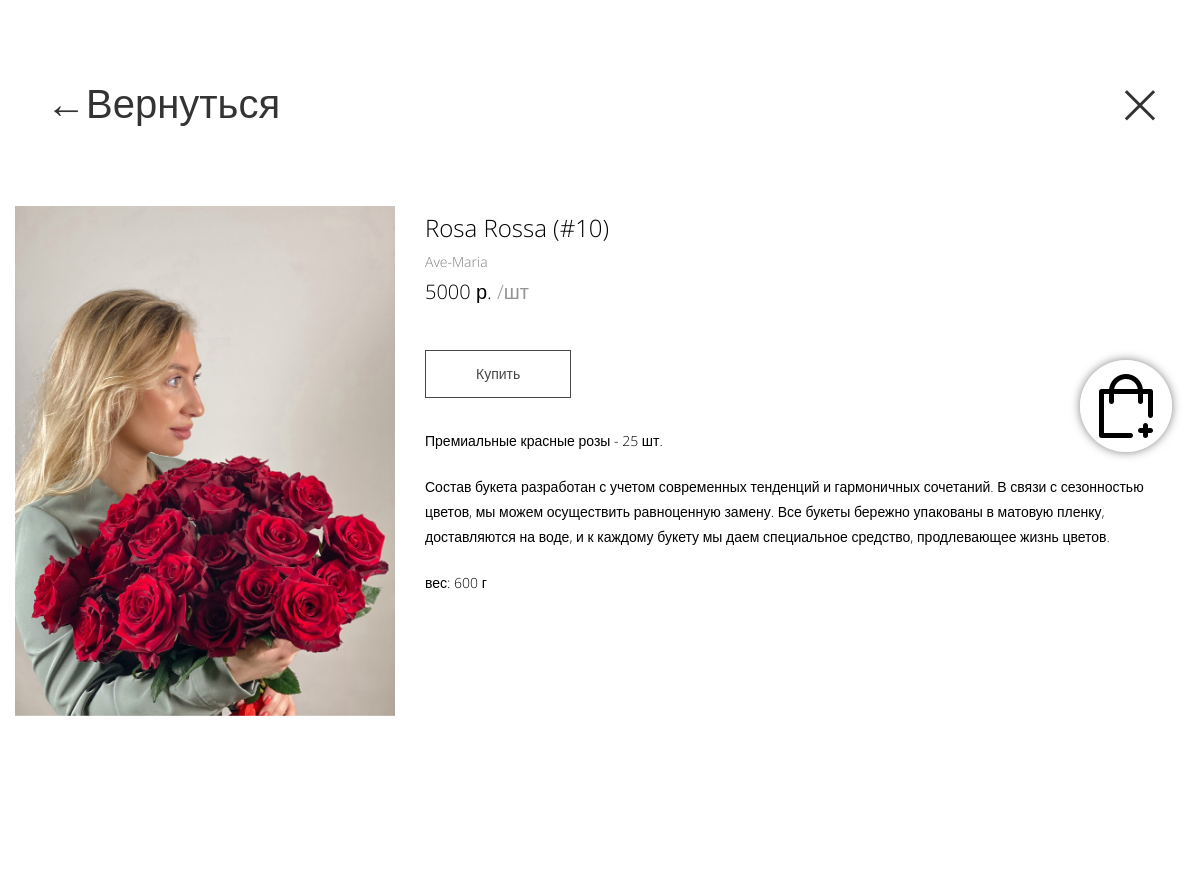
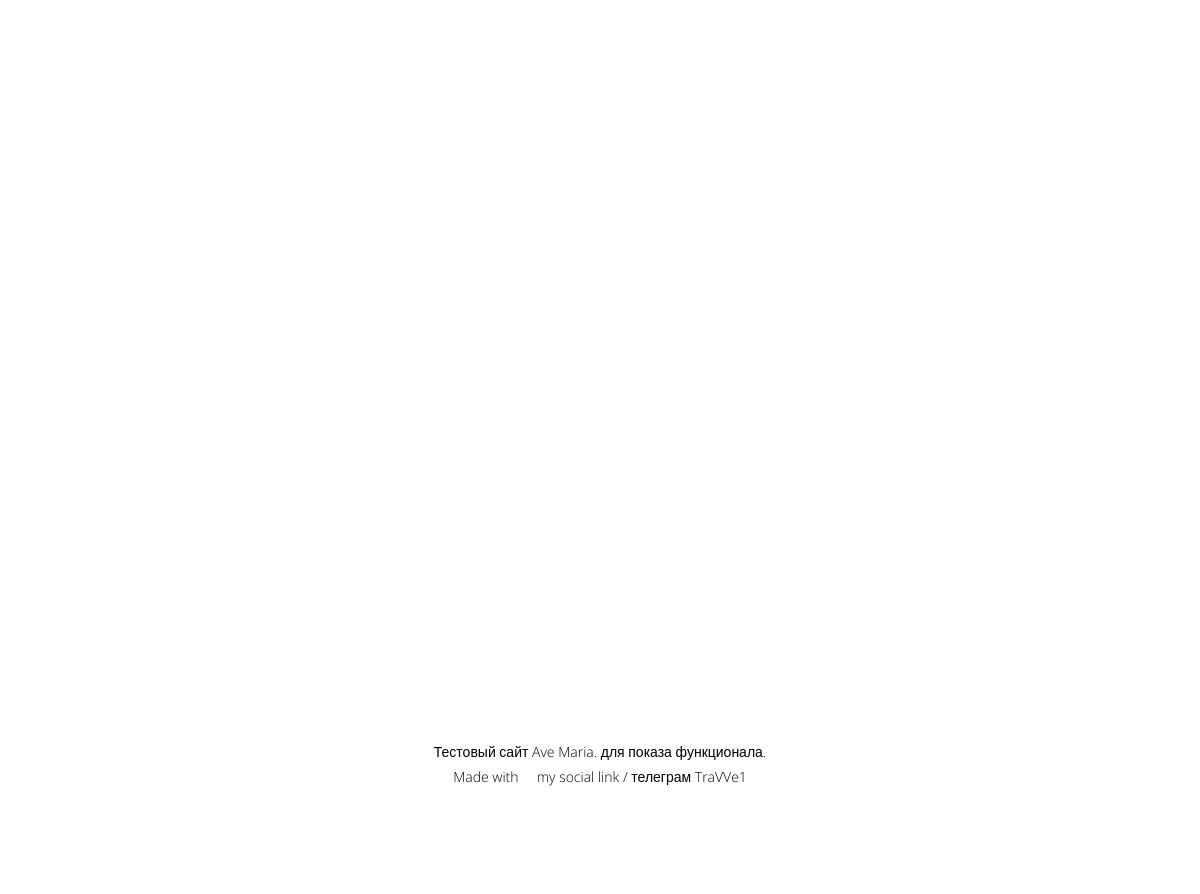
Screenshot of /product/Rosa-Rossa with the database file from the repository (2 pictures, top to bottom).
### tables this page shows
CREATE TABLE products (
id integer PRIMARY KEY AUTOINCREMENT,

name text NOT NULL,
description text NOT NULL,
quick_describe text NOT NULL,
weight text NOT NULL,
amount text NOT NULL,
price text NOT NULL,
url text NOT NULL,
imgname text NOT NULL,
time integer NOT NULL
);

### script.py (the view, shortened to what this page needs)
@app.route("/product/<alias>", methods=["POST", "GET"])
def show_product(alias):
    user_id = current_user.get_id()
    id, name, description, quick_describe, weight, amount, price, imgname = dbase.get_product(alias)
    result_amount = ''
    for i in amount:
        if i != '.':
            result_amount += i
        if i == '.':
            result_amount += i + '<br>'
    result_amount = result_amount[:-4]
    if not name:
        abort(404)
    return render_template('post.html',
                           menu=dbase.get_menu(),
                           post=dbase.get_product(alias),
                           products=dbase.get_products_announce(),
                           result_amount=result_amount,
                           name=name,
                           autofill=dbase.get_autofill(user_id),
                           check_authenticated=check_authenticated)

### FDataBase.py (called while the page is built)
    def get_menu(self):
        sql = """SELECT * FROM mainmenu"""
        try:
            self.__cur.execute(sql)
            res = self.__cur.fetchall()
            if res:
                return res
        except sqlite3.Error as e:
            print("Error script getting data from DB'\n'error comes from FDataBase | get_menu " + str(e))
        return []

    def get_product(self, alias):
        try:
            self.__cur.execute(f"SELECT id, name, description, quick_describe, weight, amount, price, imgname "
                               f"FROM products WHERE url LIKE '{alias}' LIMIT 1")
            res = self.__cur.fetchone()
            if res:
                return res
        except sqlite3.Error as e:
            print("Error script getting data from DB'\n'error comes from FDataBase | get_product " + str(e))
        return False, False

    def get_products_announce(self):
        try:
            self.__cur.execute(f"SELECT id, name, description, quick_describe, weight, amount, price, url, imgname "
                               f"FROM products ORDER BY time DESC")
            res = self.__cur.fetchall()
            if res:
                return res
        except sqlite3.Error as e:
            print("Error script getting data from DB'\n'error comes from FDataBase | get_products_announce " + str(e))
        return []

    def get_autofill(self, user_id):
        try:
            self.__cur.execute(f"SELECT customer, phone, mail, receiver, receiver_phone, city, "
                               f"street, building_address, entrance, floor, apartment "
                               f"FROM users WHERE id LIKE '{user_id}' LIMIT 1")
            res = self.__cur.fetchone()
            if not res:
                print("Failed")
                return False
            return res
        except sqlite3.Error as e:
            print("Error script getting data from DB'\n'error comes from FDataBase | get_autofill " + str(e))
        return False

### script.py (called while the page is built)
def connect_db():
    conn = sqlite3.connect(app.config['DATABASE'])
    conn.row_factory = sqlite3.Row
    return conn

def get_db():
    if not hasattr(g, 'link_db'):
        g.link_db = connect_db()
    return g.link_db

@app.before_request
def before_request():
    global dbase
    db = get_db()
    dbase = FDataBase(db)

### templates/post.html (shortened to what this page needs)
{% extends 'base.html' %}
{% block content %}
{{ super() }}
<div class="header-panel">
	<button class="button-back" onclick="history.back()"><span>&#8592;</span><span>Вернуться</span></button>
	<a href="\product" class="button-close"><span>&#215;</span></a>
</div>
	<header>
		<div class="FlowerCon">
		<div class="fadeInLeft animated">
			<img class="el-img-front" src="\static\images\productImg\{{post.imgname}}" width="526" height="700">
		</div>
		<div class="textblock fadeInRight animated">
		<p class="el-name">{{ post.name }}</p>
		<p class="col-3-description">Ave-Maria</p>
        <p class="el price">
            <span class="priceValue">{{ post.price }}</span>
            <span>р.</span>
            <span class="el-unit">/шт</span>
        </p>
		<div class="buttonmargin">
            <button class="btn-more-info" data-product-id="{{post.id}}">Купить</button>
		</div>
		<p class="el-description ">{{ result_amount | safe }}</p>
		<p class="el-description ">{{ post.description }}</p>
		<p class="el-description "> вес: {{ post.weight }} г</p>
		</div>
		</div>
	</header>
<div id="fh5co-product-section">
    <div class="container">
        <div class="row">
        </div>
        <div class="owl-carousel owl-carousel2">
        </div>
    </div>
</div>
{% endblock %}

### static/css/style.css (style rules this page uses)
.el-img-front { width: 380px; height: 510px; }
.el-name { font-size: 24px; margin: auto; }
.el-description { font-size: 14px; }
.el.price { margin-bottom: 20px; }
.el-unit { color: #555555a1; }
.btn-more-info { color: #474747; background-color: #ffffff; border: 1px solid #474747; font-weight: 300; font-size: 14px; padding-left: 30px; padding-right: 30px; padding: 10px 50px; margin-top: 10px; }
body { font-family: "Open Sans", Arial, serif; line-height: 1.8; font-size: 20px; background: #fff; font-weight: 300; }
a { color: #000; -webkit-transition: 0.5s; -o-transition: 0.5s; transition: 0.5s; text-decoration: none!important; }
p { margin-bottom: 1.5em; font-size: 20px; color: #000; font-weight: 300; font-family: "Open Sans", Arial, serif; }
.owl-carousel { margin-bottom: 5em; }
#fh5co-media-section, #fh5co-intro-section, #fh5co-contact-section, #fh5co-product-section, .about-section { padding-bottom: 8em; }
.header-panel { z-index: 9999; margin: 40px; display: flex; justify-content: space-between; }
.button-back, .button-close { border: 0px; color: #333; background: transparent; -webkit-transition: 0.5s; -o-transition: 0.5s; transition: 0.5s; font-size: 40px; }
.button-close { font-size: 70px!important; }
.FlowerCon { display: flex; max-width: 1200px; margin-left: auto; margin-right: auto; padding-left: 15px; padding-right: 15px; }
.textblock { margin-left: 30px; margin-right: 30px; }
.buttonmargin { margin-top: 30px; margin-bottom: 30px; }
.col-3-description { font-size: 14px; color: gray; margin: auto; }
.row { color: #000; margin: 0!important; }
.owl-carousel:after { content: ""; display: block; position: absolute; width: 8%; top: 0; bottom: 0; left: 50%; margin-left: 0; pointer-events: none; background: url() no-repeat center 50%; background-size: 100% auto; }
.owl-carousel { z-index: auto; margin: 0; }
@media screen and (min-width:961px) and (max-width:1200px) { html { font-size:8px; } }
input[type="checkbox"]:checked + label:before, input[type="checkbox"]:not(:checked) + label:before, { content: ""; position: absolute; left: 0px; top: 0px; width: 60px; height: 56px; background-color: #363b41; }

### rows the page displays
products: imgname (picture), name "Rosa Rossa (#10)", price "5000", amount "Премиальные красные розы - 25 шт.", description "Состав букета разработан с учетом современных тенденций и гармоничных сочетаний. В связи с сезонностью цветов, мы можем осуществить равноценную замену. Все букеты бережно упакованы в матовую пленку, доставляются на воде, и к каждому букету мы даем специальное средство, продлевающее жизнь цветов.", weight "600"
